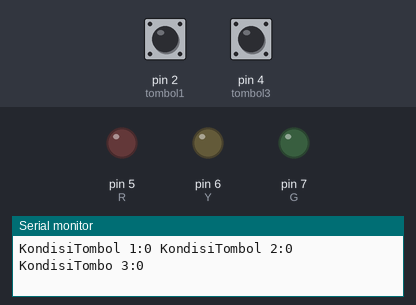
Bench run of a sketch on a simulated Arduino Uno, built with avr-gcc and run on an emulated ATmega328P. Shown: output pins drawn as LEDs (lit = HIGH), the last lines printed to the serial monitor. The test bench sets the inputs (shaded band); at power-on: pin 2 (tombol1) LOW, pin 4 (tombol3) LOW.

Above: at 1.2 s.
1.3 s: pin 2 (tombol1) pulled HIGH for 0.15 s
At 1.47 s:
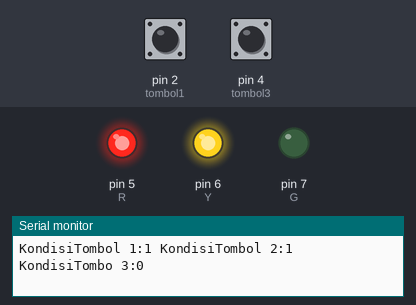
3.0 s: pin 4 (tombol3) pulled HIGH for 0.15 s
At 3.16 s:
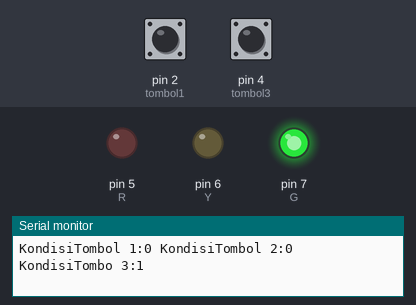
4.7 s: pin 4 (tombol3) pulled HIGH for 3.2 s
At 8.8 s:
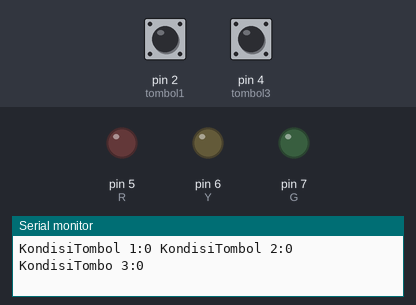
10.9 s: pin 2 (tombol1) pulled HIGH for 3.2 s
At 12.3 s:
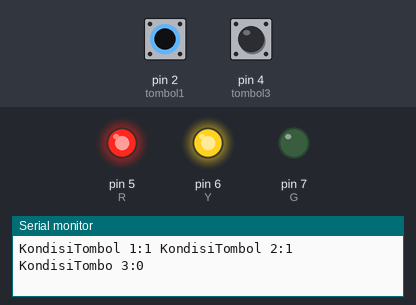
17.1 s: pin 2 (tombol1) driven HIGH and pin 4 (tombol3) driven HIGH
At 18.6 s:
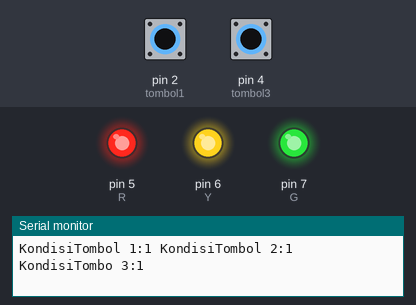
Timing chart, 0 to 19.6 s (numbered marks = the images above; inputs shaded):
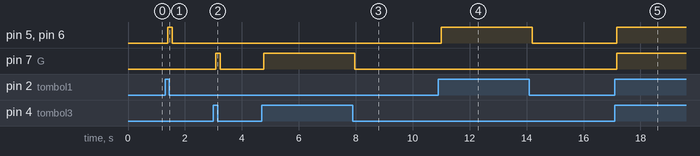

The sketch:

1.logika_2_LED.ino
```cpp
//inisialisasi
//Untuk Tombol
int tombol1=2;
int tombol2=3;
int tombol3=4;

//Untuk LED
int R=5;
int Y=6;
int G=7;

void setup() {
 Serial.begin(9600);
 pinMode (tombol1,INPUT);
 pinMode (tombol2,INPUT);
 pinMode (tombol3,INPUT);
 pinMode (R,OUTPUT);
 pinMode (Y,OUTPUT);
 pinMode (G, OUTPUT);

}

void loop(){
  //baca Data
  int bacaTombol1=digitalRead(tombol1);
  int bacaTombol2=digitalRead(tombol1);
  int bacaTombol3=digitalRead(tombol3);

  //post serial atau print serial
  Serial.print ("KondisiTombol 1:" + String (bacaTombol1));
  Serial.print (" KondisiTombol 2:" + String (bacaTombol2));
  Serial.print (" KondisiTombo 3:" + String (bacaTombol3));
  Serial.println();

  //logika
  //Start Tombol 1
  if (bacaTombol1==1){
    digitalWrite (R, HIGH);
  }else{
      digitalWrite(R,LOW);
  }
 //Stop Tombol 1

 //Start Tombol 2
   if (bacaTombol2==1){
    digitalWrite (Y, HIGH);
  }else{
      digitalWrite(Y,LOW);
  }
 //Stop Tombol 2

 //Start Tombol 3
  if (bacaTombol3==1){
    digitalWrite (G, HIGH);
  }else{
      digitalWrite(G,LOW);
  }
  //Stop Tombol 3


}
```

Measured:
- after the input at 1.3 s, pin 5 (R), pin 6 (Y): LOW → HIGH after 0.09 s, → LOW 0.17 s later
- after the input at 3.0 s, pin 7 (G): LOW → HIGH after 0.08 s, → LOW 0.17 s later
- after the input at 4.7 s, pin 7 (G): LOW → HIGH after 0.06 s, → LOW 3.2 s later
- after the input at 10.9 s, pin 5 (R), pin 6 (Y): LOW → HIGH after 0.10 s, → LOW 3.2 s later
- after the input at 17.1 s, pin 5 (R), pin 6 (Y), pin 7 (G): LOW → HIGH after 0.07 s
